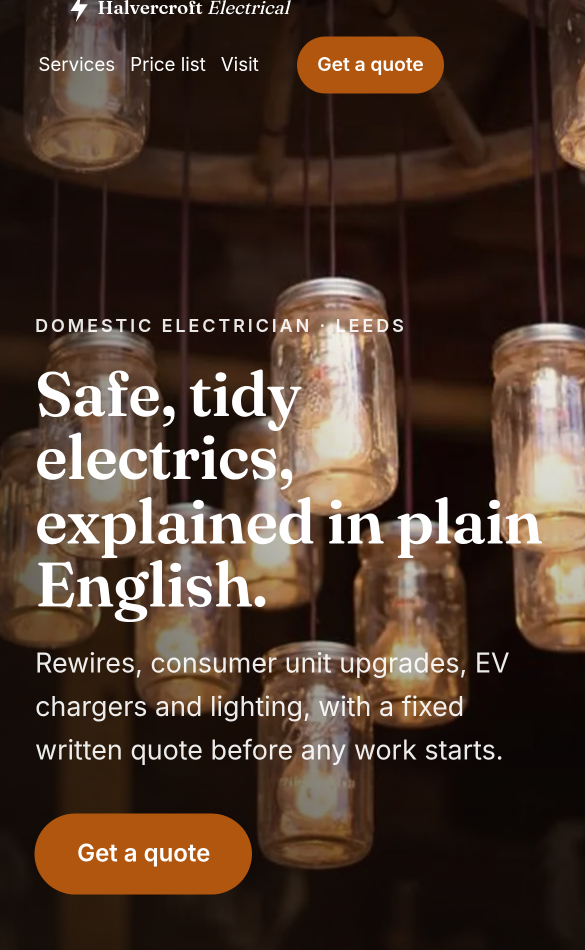
#> input picture tools/social-renderer/vendor_assets/phone/halvercroft-crop.png, 1170 x 1900 px (shown at 1/2 size)
$ python -i build_reel.py   (imports and definitions only)
#> lines starting #> are read from the running program, lines starting #| are printed output that depends on the picture
#!/usr/bin/env python3
"""Music-only 1080x1920 Reel renderer.

Scenes and on-screen copy come from a JSON spec in `_reels/specs/`.
The frame (colours, type, logo, safe area, fade-through-teal, end card)
stays the house style from fbad03 Reel B / tpl_site99_phone_v1.

  python3 build_reel.py                 # render every spec to _reels/out/
  python3 build_reel.py --stills        # settled frames only (no video)
  python3 build_reel.py specs/one.json
"""
from __future__ import annotations

import hashlib
import json
import re
import subprocess
import sys
import urllib.request
from dataclasses import dataclass
from datetime import date
from pathlib import Path

import numpy as np
from PIL import Image, ImageDraw, ImageFont, ImageOps

HERE = Path(__file__).resolve().parent
SPECS = HERE / 'specs'
OUT_DIR = HERE / 'out'
WORK = HERE / 'work'
LOGO = HERE / 'newco_studio_logo.png'
MUSIC = HERE / 'music' / 'city-loop.mp3'
FONT_DIR = HERE / 'fonts'
JK_FILE = FONT_DIR / 'PlusJakartaSans-Variable.ttf'
IN_FILE = FONT_DIR / 'Inter-Variable.ttf'

JK_URL = 'https://github.com/google/fonts/raw/main/ofl/plusjakartasans/PlusJakartaSans%5Bwght%5D.ttf'
IN_URL = 'https://github.com/google/fonts/raw/main/ofl/inter/Inter%5Bopsz%2Cwght%5D.ttf'
MUSIC_URL = 'https://opengameart.org/sites/default/files/city-loop.mp3'
MUSIC_PAGE = 'https://opengameart.org/content/city-loop-0'

BG, PANEL, MINT, WHITE = '#00292D', '#02505A', '#9CC4B8', '#FFFFFF'
ELLIPSE = '#013A40'
PHONE_CHROME = '#0B1416'
PHONE_SCREEN = '#F6F8F7'
ROW_LINE = '#D5DEDB'
W, H = 1080, 1920
SAFE_TOP, SAFE_BOT = 269, 1248
# Ink may slide down POP_PX at the start of a scene, so rest positions
# stay this far above the bottom of the safe box.
POP_PX = 28
INK_BOT = SAFE_BOT - POP_PX
SIDE = 65
FPS = 30
POP_S = 0.25
FADE_OUT = 5
FADE_IN = 5

FILLS = {'white': WHITE, 'mint': MINT, 'bg': BG, 'panel': PANEL}

# Prices that may appear on screen, by template. End card always carries £99 and £19.
ALLOWED_PRICES = {
    'tpl_site99_phone_v1': {'99', '19'},
    'tpl_fix19_phone_v1': {'99', '19'},
    'tpl_freecheck_v1': {'99', '19'},
    'tpl_etsy_seller_fees_v1': {'99', '19', '9.59'},
    'tpl_counterbook_sa_v1': {'99', '19', '11.99'},
    'tpl_landlord_tracker_v1': {'99', '19', '10.79'},
    'tpl_maker_pricing_v1': {'99', '19', '7.19'},
    # Payhip books show their own price. They do not use the studio end card.
    'tpl_book_payhip_v1': {'4.99', '3.59'},
}

# Product price that must actually appear, in addition to the studio end card.
MUST_SHOW_PRICE = {
    'tpl_etsy_seller_fees_v1': '9.59',
    'tpl_counterbook_sa_v1': '11.99',
    'tpl_landlord_tracker_v1': '10.79',
    'tpl_maker_pricing_v1': '7.19',
}

BOOK_BANNED = [
    r'hmrc-approved', r'hmrc approved', r'everything you need', r'file for you',
    r'\bvat\b',
]

BANNED = [
    r'\bartificial intelligence\b', r'\bchatgpt\b', r'\bai\b',
    r'demo site', r'\bfictional\b', r'\bfounding\b', r'first 3 clients',
    r'\bclients?\b', r'\breviews?\b', r'\bratings?\b', r'\btestimonials?\b',
    r'\bhurry\b', r'\blimited time\b', r'last chance', r"don't miss", r'dont miss',
    r'\bact now\b', r'today only', r'\bspots\b', r'selling fast', r'\burgent\b',
    r'mtd-ready', r'\boxfordshire\b', r'50/50', r'50 / 50', r'\bhandmade\b',
]

_FONT_CACHE: dict = {}


# [41 lines left out: functions ensure_fonts, ensure_music, font, not called in this run]


def ease_out(t: float) -> float:
    t = 0.0 if t < 0 else 1.0 if t > 1 else t
    return 1.0 - (1.0 - t) ** 3


def fill_of(name: str) -> str:
    return FILLS.get(name, name)


def face(name: str, jk: str, inn: str) -> str:
    return inn if name == 'inter' else jk


@dataclass
class Layer:
    name: str
    im: Image.Image
    x: int
    y: int
    delay: float = 0.0
    is_text: bool = True
    y_ink_top: int = 0
    y_ink_bottom: int = 0
    x_ink_left: int = 0
    x_ink_right: int = 0


# [21 lines left out: functions _measure, make_text, not called in this run]


def centred(name, text, y, size, fill, weight, path, delay) -> Layer:
    return make_text(name, text, 0, y, size, fill, weight, path, delay, centre=True)


# [6 lines left out: function background, not called in this run]


def wordmark_layer(jk, delay=0.0) -> Layer:
    return centred('wordmark', 'NEWCO STUDIO', 308, 30, MINT, 800, jk, delay)


# [34 lines left out: functions logo_layer, line_spec, stack_centred, not called in this run]


def draw_check(d, cx, cy, r, colour):
    d.line((cx - r, cy, cx - r // 3, cy + r), fill=colour, width=max(4, r // 2))
    d.line((cx - r // 3, cy + r, cx + r + 2, cy - r), fill=colour, width=max(4, r // 2))


# [360 lines left out: functions layout_hook_phone, draw_phone, layout_hook_type, layout_ticks, layout_panel, layout_sheet and 4 more, not called in this run]


LAYOUTS = {
    'hook_phone': layout_hook_phone,
    'hook_type': layout_hook_type,
    'ticks': layout_ticks,
    'panel': layout_panel,
    'sheet': layout_sheet,
    'endcard': layout_endcard,
    'book_page': layout_book_page,
    'endcard_payhip': layout_endcard_payhip,
}


# [129 lines left out: functions on_screen_strings, lint_spec, build_scenes, compose, not called in this run]


def fade_towards(src, dst, p):
    p = 0.0 if p < 0 else 1.0 if p > 1 else p
    return Image.blend(src.convert('RGB'), dst.convert('RGB'), p)


def settled_frame(scene):
    return compose(scene['base'], scene['layers'], t_local=2.0)


# [21 lines left out: functions render_stills, contact_sheet, not called in this run]


def _channel(c):
    c = c / 255.0
    return c / 12.92 if c <= 0.04045 else ((c + 0.055) / 1.055) ** 2.4


# [336 lines left out: functions contrast_ratio, opaque_colour, assert_text_contrast, ink_mask, ink_outside, verify_frame and 6 more, not called in this run]


DEC_DATES = {
    '2026-11-30', '2026-12-01', '2026-12-02', '2026-12-03', '2026-12-04',
    '2026-12-07', '2026-12-08', '2026-12-09', '2026-12-10', '2026-12-11',
    '2026-12-14', '2026-12-15', '2026-12-16', '2026-12-17', '2026-12-18',
}


# [121 lines left out: functions write_dec_schedule, write_batch_contact, main, not called in this run]


# [2 lines not run here, left out]

>>> import cv2
>>> picture = cv2.imread('../tools/social-renderer/vendor_assets/phone/halvercroft-crop.png', cv2.IMREAD_GRAYSCALE)
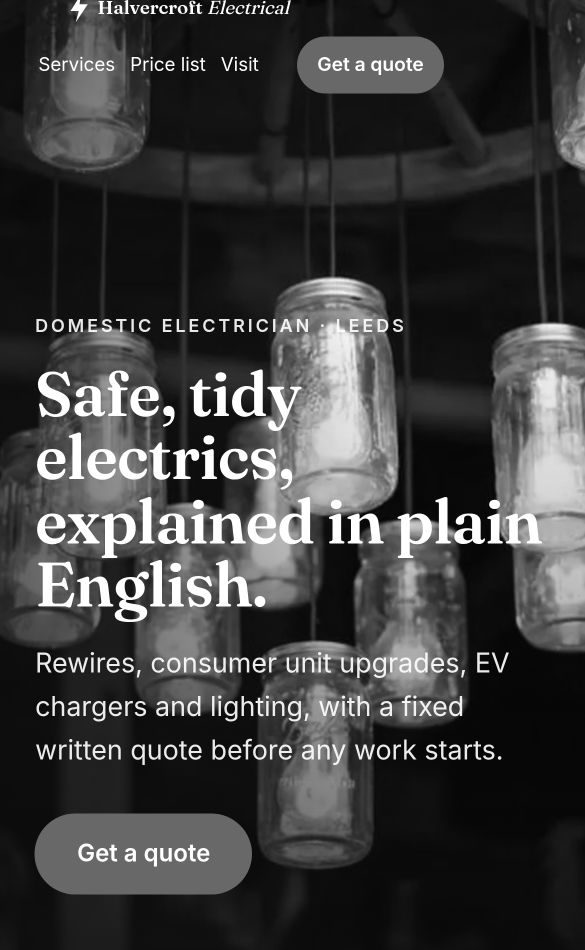
#> picture: shape (1900, 1170) (shown at 1/2 size); min 4, max 255, mean 61.9
#> (the run stopped early here; a loop or call above may not have finished)
